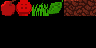

Rendered tile map (Tiled .tmx) drawn with the repository's tilesets; below, a short description and the full map source, tile grids included:
An orthogonal 6x3 tile map with 16x16 px tiles, 1 tile layer (Tiles).

<map version="1.10" tiledversion="1.12.1" orientation="orthogonal" renderorder="right-down" width="6" height="3" tilewidth="16" tileheight="16" infinite="0" nextlayerid="2" nextobjectid="1">
 <tileset firstgid="1" source="../Tilesets/wormy_tiles.tsx" />
 <layer id="1" name="Tiles" width="6" height="3">
  <data encoding="csv">
1,2,3,4,5,6,
0,0,0,0,0,0,
0,0,0,0,0,0
</data>
 </layer>
</map>
